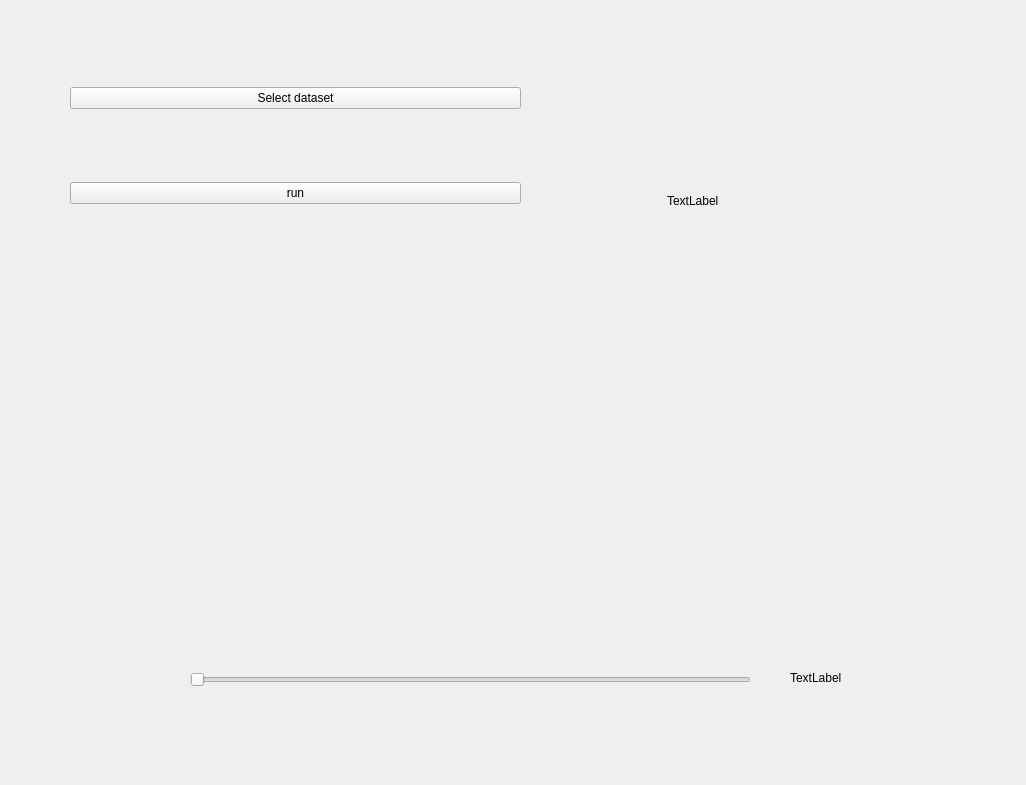
<?xml version="1.0" encoding="UTF-8"?>
<ui version="4.0">
 <class>Frame</class>
 <widget class="QFrame" name="Frame">
  <property name="geometry">
   <rect>
    <x>0</x>
    <y>0</y>
    <width>1026</width>
    <height>785</height>
   </rect>
  </property>
  <property name="windowTitle">
   <string>Frame</string>
  </property>
  <widget class="QWidget" name="verticalLayoutWidget">
   <property name="geometry">
    <rect>
     <x>70</x>
     <y>20</y>
     <width>451</width>
     <height>251</height>
    </rect>
   </property>
   <layout class="QVBoxLayout" name="verticalLayout">
    <item>
     <widget class="QPushButton" name="pushButton">
      <property name="text">
       <string>Select dataset</string>
      </property>
     </widget>
    </item>
    <item>
     <widget class="QPushButton" name="pushButton_2">
      <property name="text">
       <string>run</string>
      </property>
     </widget>
    </item>
   </layout>
  </widget>
  <widget class="QSlider" name="horizontalSlider">
   <property name="geometry">
    <rect>
     <x>190</x>
     <y>659</y>
     <width>561</width>
     <height>41</height>
    </rect>
   </property>
   <property name="orientation">
    <enum>Qt::Horizontal</enum>
   </property>
  </widget>
  <widget class="QWidget" name="verticalLayoutWidget_2">
   <property name="geometry">
    <rect>
     <x>49</x>
     <y>289</y>
     <width>221</width>
     <height>331</height>
    </rect>
   </property>
   <layout class="QVBoxLayout" name="verticalLayout_4"/>
  </widget>
  <widget class="QWidget" name="verticalLayoutWidget_3">
   <property name="geometry">
    <rect>
     <x>300</x>
     <y>290</y>
     <width>160</width>
     <height>331</height>
    </rect>
   </property>
   <layout class="QVBoxLayout" name="verticalLayout_5"/>
  </widget>
  <widget class="QWidget" name="verticalLayoutWidget_4">
   <property name="geometry">
    <rect>
     <x>490</x>
     <y>289</y>
     <width>160</width>
     <height>331</height>
    </rect>
   </property>
   <layout class="QVBoxLayout" name="verticalLayout_6"/>
  </widget>
  <widget class="QLabel" name="label">
   <property name="geometry">
    <rect>
     <x>667</x>
     <y>70</y>
     <width>261</width>
     <height>261</height>
    </rect>
   </property>
   <property name="text">
    <string>TextLabel</string>
   </property>
  </widget>
  <widget class="QWidget" name="verticalLayoutWidget_5">
   <property name="geometry">
    <rect>
     <x>680</x>
     <y>359</y>
     <width>241</width>
     <height>191</height>
    </rect>
   </property>
   <layout class="QVBoxLayout" name="verticalLayout_7"/>
  </widget>
  <widget class="QLabel" name="label_2">
   <property name="geometry">
    <rect>
     <x>790</x>
     <y>670</y>
     <width>58</width>
     <height>15</height>
    </rect>
   </property>
   <property name="text">
    <string>TextLabel</string>
   </property>
  </widget>
 </widget>
 <resources/>
 <connections/>
</ui>
